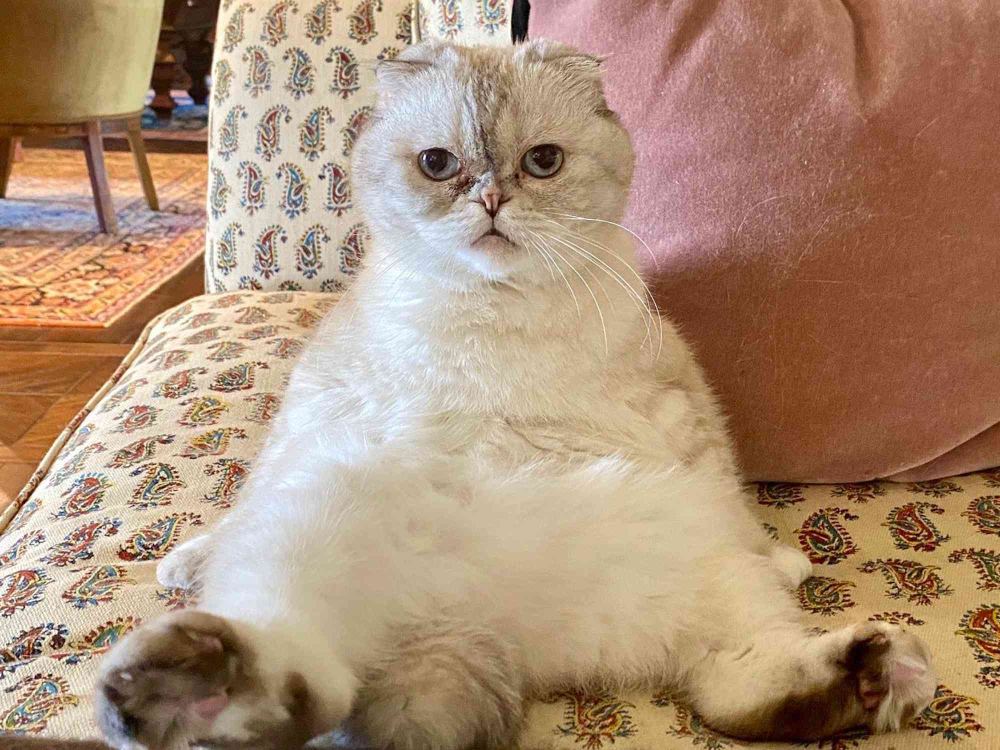
#> input picture seminar 1/olivia.jpg, 2000 x 1500 px (shown at 1/2 size)
$ python first_seminar.py
#> lines starting #> are read from the running program, lines starting #| are printed output that depends on the picture
from PIL import Image
import numpy as np

# EXERCISE 2
class color:

    def __init__(self, x, y, z):
        self.x = x
        self.y = y
        self.z = z
        #self.image = image

    def rbg_to_yuv(self, R, G, B):
        self.x = (( 66 * R + 129 * G +  25 * B + 128) / 256) +  16
        self.y = ((-38 * R -  74 * G + 112 * B + 128) / 256) + 128
        self.z = ((112 * R -  94 * G -  18 * B + 128) / 256) + 128
        return color(self.x, self.y, self.z)

    def yuv_to_rgb(self, Y, U, V):
        self.x = 1.164 * (Y-16) + 1.596 * (V-128)
        self.y = 1.164 * (Y-16) - 0.391 * (U-128) - 0.813 * (V-128)
        self.z = 1.164 * (Y-16) + 2.018 * (U-128)

        return color(self.x, self.y, self.z)

RGB_color = color(0, 0, 255)

# Convert RGB to YUV
YUV_color = RGB_color.rbg_to_yuv(RGB_color.x, RGB_color.y, RGB_color.z)
print("YUV color:", YUV_color.x, YUV_color.y, YUV_color.z)

# Convert YUV back to RGB
RGB_color = YUV_color.yuv_to_rgb(YUV_color.x, YUV_color.y, YUV_color.z)
print("RGB Color:", RGB_color.x, RGB_color.y, RGB_color.z)


# EXERCISE 3

class image:

    def __init__(self, file_path):
#> called with file_path = 'olivia.jpg'
        self.file_path = file_path
        self.image = Image.open(file_path)
#> self.image is the input picture: PIL image 2000x1500 RGB; mean R, G, B 172.2, 142.3, 118.1

    def resize(self, height, width):
#> called with height = 500, width = 500
        resized_image = self.image.resize((width, height))
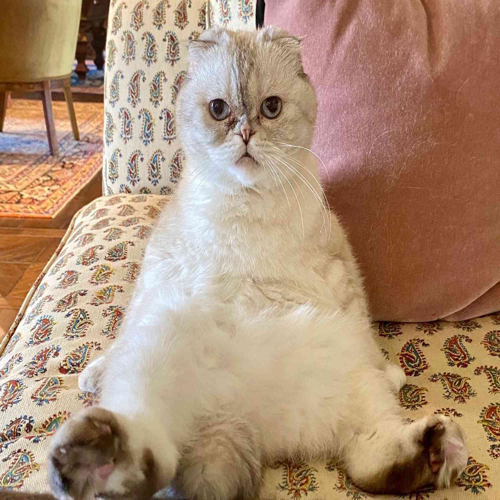
#> resized_image: PIL image 500x500 RGB; mean R, G, B 172.2, 142.3, 118.1
        resized_image.save('resized_image.jpg')
        return resized_image

cat = image('olivia.jpg')
resize_cat = cat.resize(500,500)

with open('olivia.jpg', "rb") as image:
  f = image.read()
  b = bytearray(f)
  print (b[0])
